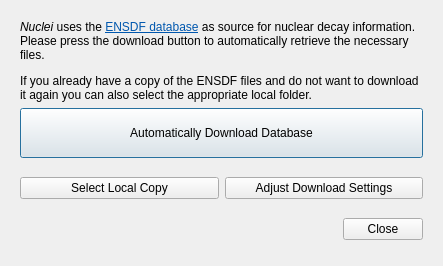
<?xml version="1.0" encoding="UTF-8"?>
<ui version="4.0">
 <class>ENSDFDownloader</class>
 <widget class="QDialog" name="ENSDFDownloader">
  <property name="geometry">
   <rect>
    <x>0</x>
    <y>0</y>
    <width>443</width>
    <height>266</height>
   </rect>
  </property>
  <property name="windowTitle">
   <string>Database Download</string>
  </property>
  <layout class="QVBoxLayout" name="verticalLayout">
   <property name="leftMargin">
    <number>20</number>
   </property>
   <property name="topMargin">
    <number>20</number>
   </property>
   <property name="rightMargin">
    <number>20</number>
   </property>
   <item>
    <widget class="QLabel" name="label">
     <property name="text">
      <string>&lt;html&gt;&lt;head/&gt;&lt;body&gt;&lt;p&gt;&lt;span style=&quot; font-style:italic;&quot;&gt;Nuclei&lt;/span&gt; uses the &lt;a href=&quot;http://www.nndc.bnl.gov/ensdf/&quot;&gt;&lt;span style=&quot; text-decoration: underline; color:#0057ae;&quot;&gt;ENSDF database&lt;/span&gt;&lt;/a&gt; as source for nuclear decay information. Please press the download button to automatically retrieve the necessary files.&lt;/p&gt;&lt;p&gt;If you already have a copy of the ENSDF files and do not want to download it again you can also select the appropriate local folder.&lt;/p&gt;&lt;/body&gt;&lt;/html&gt;</string>
     </property>
     <property name="textFormat">
      <enum>Qt::RichText</enum>
     </property>
     <property name="wordWrap">
      <bool>true</bool>
     </property>
     <property name="openExternalLinks">
      <bool>true</bool>
     </property>
    </widget>
   </item>
   <item>
    <widget class="QPushButton" name="downloadButton">
     <property name="minimumSize">
      <size>
       <width>0</width>
       <height>50</height>
      </size>
     </property>
     <property name="text">
      <string>Automatically Download Database</string>
     </property>
     <property name="icon">
      <iconset resource="nuclei.qrc">
       <normaloff>:/download.png</normaloff>:/download.png</iconset>
     </property>
     <property name="iconSize">
      <size>
       <width>32</width>
       <height>32</height>
      </size>
     </property>
     <property name="default">
      <bool>true</bool>
     </property>
    </widget>
   </item>
   <item>
    <widget class="QStackedWidget" name="stackedWidget">
     <property name="currentIndex">
      <number>0</number>
     </property>
     <widget class="QWidget" name="buttonPage">
      <layout class="QVBoxLayout" name="verticalLayout_4">
       <property name="margin">
        <number>0</number>
       </property>
       <item>
        <layout class="QHBoxLayout" name="horizontalLayout">
         <item>
          <widget class="QPushButton" name="localButton">
           <property name="text">
            <string>Select Local Copy</string>
           </property>
           <property name="icon">
            <iconset resource="nuclei.qrc">
             <normaloff>:/document-open-folder.png</normaloff>:/document-open-folder.png</iconset>
           </property>
          </widget>
         </item>
         <item>
          <widget class="QPushButton" name="setupButton">
           <property name="text">
            <string>Adjust Download Settings</string>
           </property>
           <property name="icon">
            <iconset resource="nuclei.qrc">
             <normaloff>:/configure.png</normaloff>:/configure.png</iconset>
           </property>
          </widget>
         </item>
        </layout>
       </item>
       <item>
        <layout class="QHBoxLayout" name="horizontalLayout_2">
         <property name="spacing">
          <number>0</number>
         </property>
         <item>
          <spacer name="horizontalSpacer">
           <property name="orientation">
            <enum>Qt::Horizontal</enum>
           </property>
           <property name="sizeHint" stdset="0">
            <size>
             <width>40</width>
             <height>20</height>
            </size>
           </property>
          </spacer>
         </item>
         <item>
          <widget class="QPushButton" name="closeButton">
           <property name="text">
            <string>Close</string>
           </property>
           <property name="icon">
            <iconset resource="nuclei.qrc">
             <normaloff>:/dialog-close.png</normaloff>:/dialog-close.png</iconset>
           </property>
          </widget>
         </item>
        </layout>
       </item>
      </layout>
     </widget>
     <widget class="QWidget" name="progressPage">
      <layout class="QVBoxLayout" name="verticalLayout_2">
       <property name="spacing">
        <number>8</number>
       </property>
       <property name="margin">
        <number>0</number>
       </property>
       <item>
        <widget class="QLabel" name="progressLabel">
         <property name="text">
          <string/>
         </property>
        </widget>
       </item>
       <item>
        <widget class="QProgressBar" name="progressBar">
         <property name="value">
          <number>0</number>
         </property>
        </widget>
       </item>
       <item>
        <layout class="QHBoxLayout" name="horizontalLayout_3">
         <item>
          <widget class="QPushButton" name="ftpCancelButton">
           <property name="sizePolicy">
            <sizepolicy hsizetype="Fixed" vsizetype="Fixed">
             <horstretch>0</horstretch>
             <verstretch>0</verstretch>
            </sizepolicy>
           </property>
           <property name="text">
            <string>Cancel</string>
           </property>
           <property name="icon">
            <iconset resource="nuclei.qrc">
             <normaloff>:/dialog-cancel.png</normaloff>:/dialog-cancel.png</iconset>
           </property>
          </widget>
         </item>
        </layout>
       </item>
      </layout>
     </widget>
    </widget>
   </item>
  </layout>
 </widget>
 <resources>
  <include location="nuclei.qrc"/>
 </resources>
 <connections/>
</ui>
